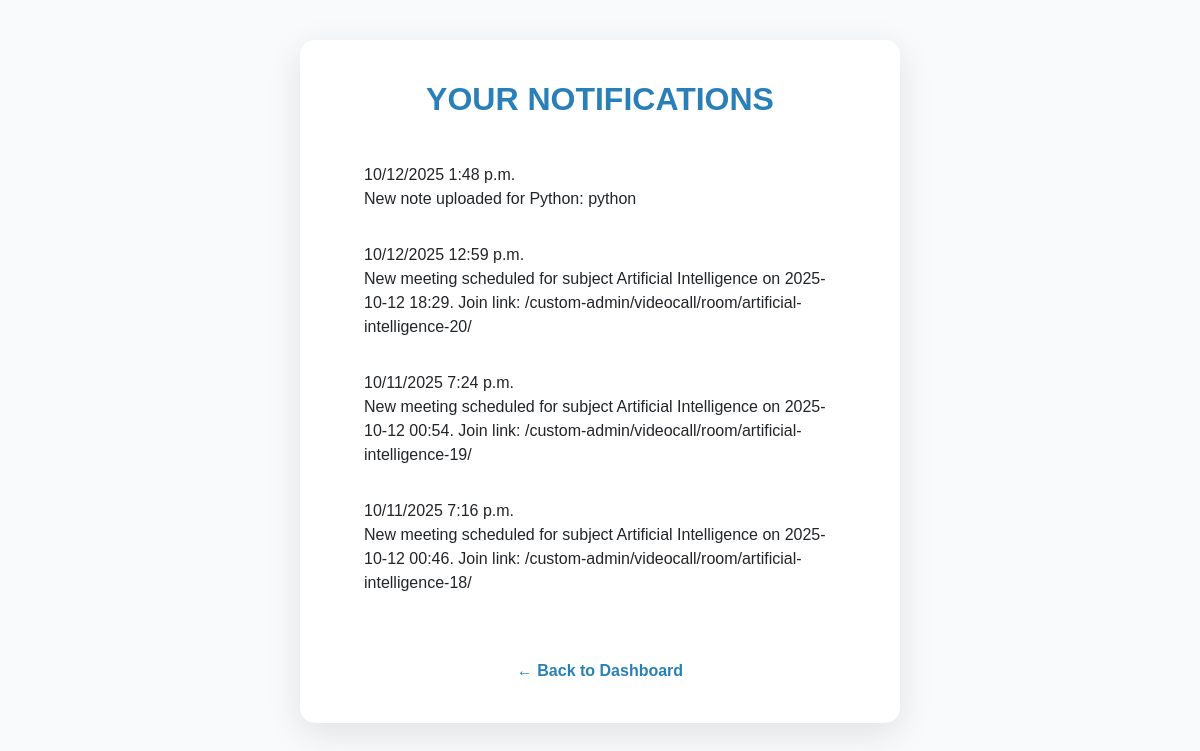
The app's page /notifications/ (signed in), older data.
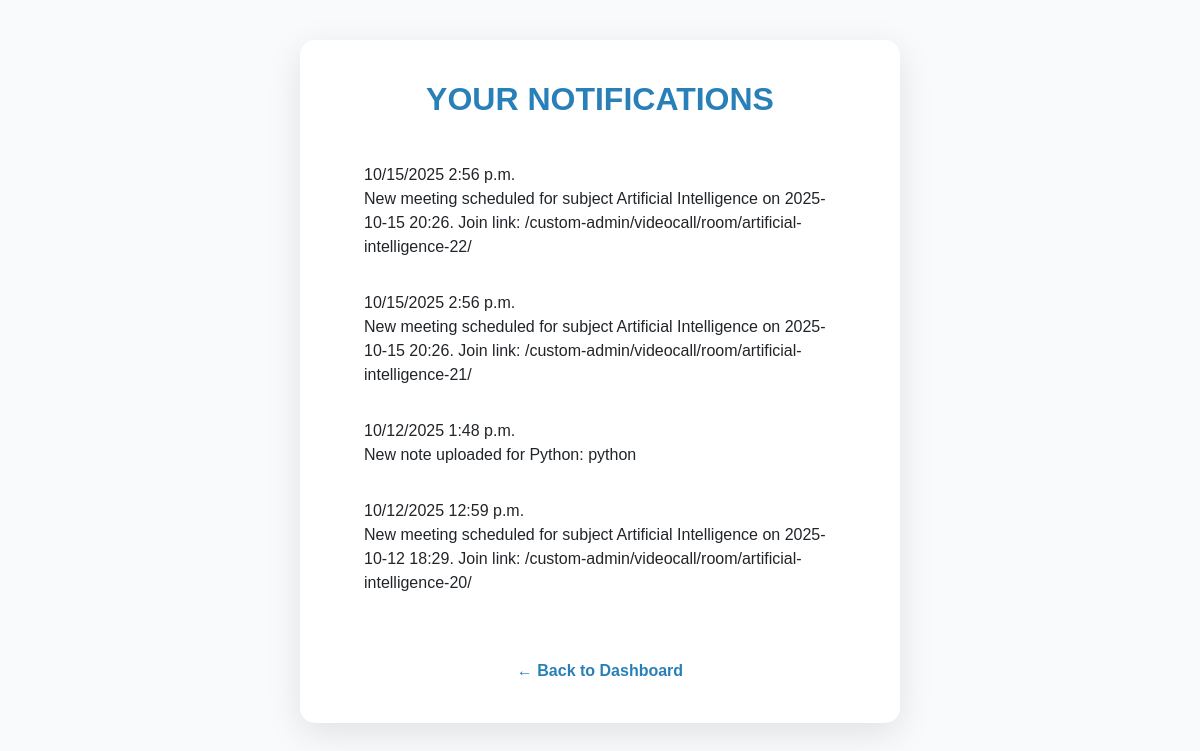
The same page, newer data.
### main/models.py (models this page shows, shortened)
class Notification(models.Model):
    recipient = models.ForeignKey(User, on_delete=models.CASCADE)
    message = models.TextField()
    created_at = models.DateTimeField(default=timezone.now)
    read = models.BooleanField(default=False)

### main/views.py (the view)
# urls.py: path('notifications/', views.notifications, name='notifications'),
@login_required
def notifications(request):
    user_notifications = Notification.objects.filter(recipient=request.user).order_by('-created_at')
    return render(request, 'main/notifications.html', {'notifications': user_notifications})

### main/templates/main/notifications.html (shortened to what this page needs)
{% load static %}
<!DOCTYPE html>
<html lang="en">
<head>
  <link href="https://cdn.jsdelivr.net/npm/bootstrap@5.3.0/dist/css/bootstrap.min.css" rel="stylesheet"/>
</head>
<body>
  <div class="container" role="main">
    <h1>Your Notifications</h1>
    {% if notifications %}
      <ul class="list-group">
        {% for note in notifications %}
          <li class="list-group-item">
            <div class="time-text">{{ note.created_at|date:"SHORT_DATETIME_FORMAT" }}</div>
            <div>{{ note.message }}</div>
          </li>
        {% endfor %}
      </ul>
    {% else %}
      <div class="no-notifications">No notifications.</div>
    {% endif %}
    <a href="{% url 'student_dashboard' %}" class="back-link" aria-label="Back to Dashboard">← Back to Dashboard</a>
  </div>
</body>
</html>

Row changes from the older to the newer data that the page shows:
no longer on this page (row unchanged): Notification: created_at "10/11/2025 7:24 p.m.", message "New meeting scheduled for subject Artificial Intelligence on 2025-10-12 00:54. Join link: /custom-admin/videocall/room/artificial-intelligence-19/"
no longer on this page (row unchanged): Notification: created_at "10/11/2025 7:16 p.m.", message "New meeting scheduled for subject Artificial Intelligence on 2025-10-12 00:46. Join link: /custom-admin/videocall/room/artificial-intelligence-18/"
added Notification: created_at "10/15/2025 2:56 p.m.", message "New meeting scheduled for subject Artificial Intelligence on 2025-10-15 20:26. Join link: /custom-admin/videocall/room/artificial-intelligence-22/"
added Notification: created_at "10/15/2025 2:56 p.m.", message "New meeting scheduled for subject Artificial Intelligence on 2025-10-15 20:26. Join link: /custom-admin/videocall/room/artificial-intelligence-21/"
